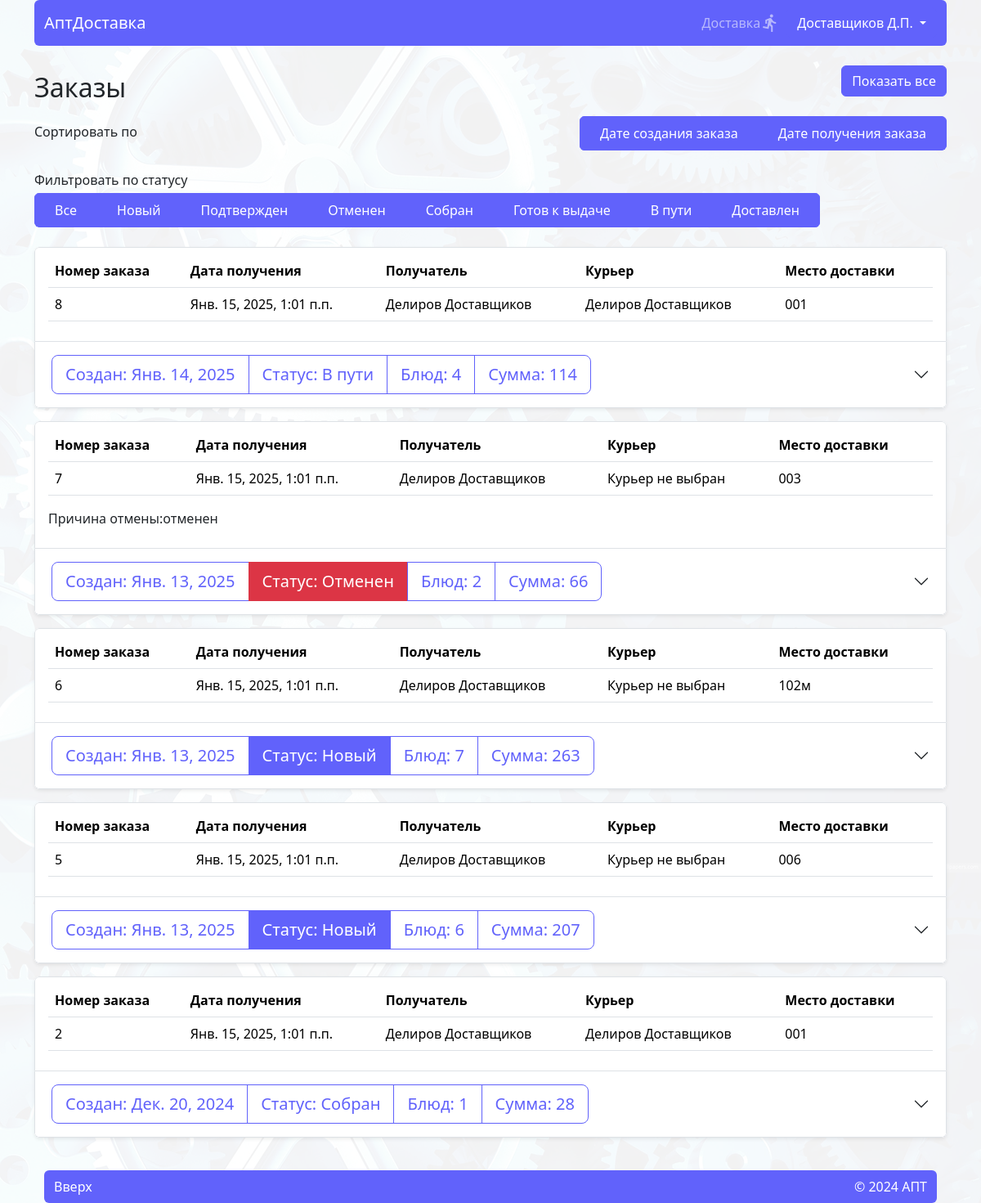
Before: /order (signed in) with the older database file.
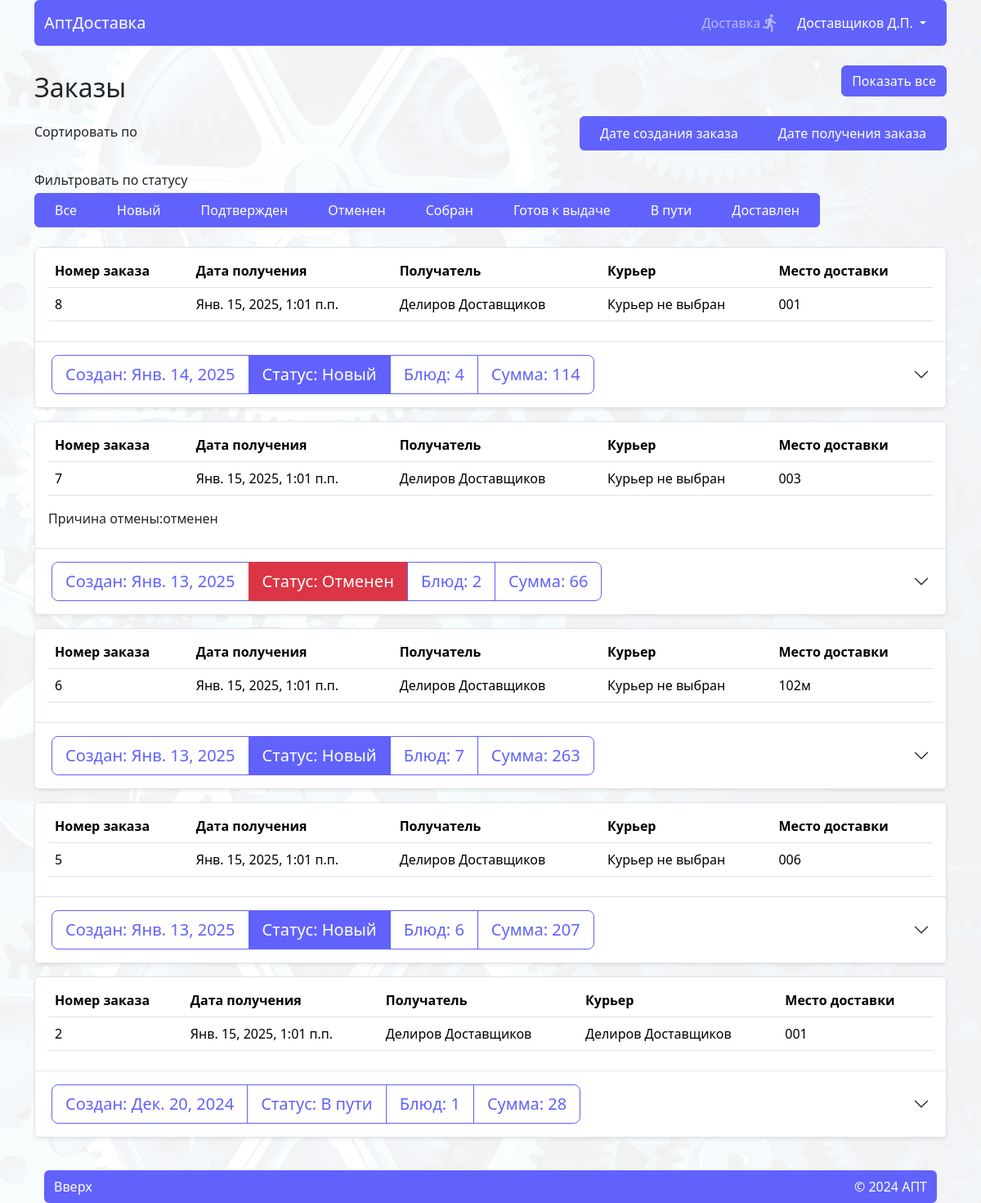
After: the same page with the newer database file.
### log_reg/models.py (models this page shows)
class User(AbstractUser):
    username = models.CharField('Логин', max_length=150, unique=True,
                                help_text="Обязательное поле. Только латиница, цифры и тире.",
                                validators=[LoginValidator()],
                                error_messages={"unique": _("Пользователь с таким именем уже существует"), })
    first_name = models.CharField(_("first name"), max_length=150, validators=[NameValidator()])
    last_name = models.CharField(_("last name"), max_length=150, validators=[NameValidator()])
    patronymic = models.CharField('Отчество', max_length=150, blank=True, validators=[NameValidator()])
    def __str__(self):
        return "%s %s" % (self.first_name, self.last_name)

### order/models.py (models this page shows, shortened)
class Status(models.Model):
    name = models.CharField(max_length=30)
    class Meta:
        verbose_name = 'Статус'
        verbose_name_plural = 'Статусы'
    def __str__(self):
        return self.name

class Order(models.Model):
    user = models.ForeignKey(User, on_delete=models.CASCADE, verbose_name='Пользователь')
    date_create = models.DateTimeField(verbose_name='Дата заказа', auto_now_add=True)
    order_date = models.DateTimeField(default=get_default_created_at, verbose_name='Дата и время получения заказа'
    )
    status = models.ForeignKey('Status', on_delete=models.CASCADE, verbose_name='Статус', default=1)
    result = models.CharField(max_length=50, verbose_name='Причина отказа', blank=True, null=True)
    cab = models.ForeignKey(Cabinet, on_delete=models.CASCADE, verbose_name='Кабинет', default=1)
    deliver = models.ForeignKey(
        User,
        on_delete=models.SET_NULL,
        related_name='courier_orders',
        blank=True,
        null=True,
        limit_choices_to={'groups__name': 'deliver'},
        verbose_name="Курьер"
    )
    @property
    def total_amount(self):
        total = 0
        for item in self.ordermeal_set.all():  # ordermeal_set - обратный related_name
            total += item.meal.price * item.amount
        return total
    total_amount.fget.short_description = 'Сумма заказа'
    @property
    def amount(self):
        return OrderMeal.objects.filter(order=self.pk).aggregate(Sum('amount'))['amount__sum']
    amount.fget.short_description = 'Количество'
    @property
    def meals(self):
        return OrderMeal.objects.filter(order=self.pk)
    class Meta:
        verbose_name = 'Заказ'
        verbose_name_plural = 'Заказы'

class OrderMeal(models.Model):
    order = models.ForeignKey(Order, on_delete=models.CASCADE, verbose_name="Заказ")
    meal = models.ForeignKey(Meal, on_delete=models.CASCADE, verbose_name="Блюдо")
    amount = models.IntegerField(verbose_name='Количество товаров')
    class Meta:
        verbose_name = 'Заказ блюд'
        verbose_name_plural = 'Заказы блюд'
    @property
    def total_price(self):
        return self.meal.price * self.amount

### cart/models.py (models this page shows)
class Cabinet(models.Model):
    num = models.CharField(max_length=10, verbose_name="Номер")
    name = models.CharField(max_length=100, verbose_name="Название")
    def __str__(self):
        return self.num
    class Meta:
        verbose_name = 'Кабинет'
        verbose_name_plural = 'Кабинеты'

### home/models.py (models this page shows, shortened)
class Meal(models.Model):
    name = models.CharField(max_length=150, verbose_name="Название")
    price = models.IntegerField(verbose_name="Цена")
    out = models.CharField(max_length=10, verbose_name="Выход")
    image = models.ImageField(upload_to='images', verbose_name="Изображение")
    category = models.ForeignKey(Category, default=None, on_delete=models.CASCADE,
                                 verbose_name="Категория", related_name='meals')
    quantity = models.IntegerField(default=3, verbose_name="Количество")
    class Meta:
        verbose_name = 'Блюдо'
        verbose_name_plural = 'Блюда'

### order/views.py (the view)
# urls.py: path('', include('order.urls')),
@login_required
def order(request, order='-date_create', filter=0):
    context = {}
    context['order'] = order
    context['filter'] = filter
    context['statuses'] = Status.objects.all()
    context['cart_count'] = Cart.objects.filter(user=request.user).count()
    orders = Order.objects.all().filter(user=request.user).order_by(order)
    if filter:
        orders = orders.filter(status__id=filter)
    context['orders'] = orders
    return render(request, 'order/index.html', context)

### home/templates/order/index.html (shortened to what this page needs)
{% extends 'home/base.html' %}
{% load static %}
{% block body %}
<div class="d-flex justify-content-between flex-wrap align-items-center">
    <h2 class=" ps-0  px-3 py-2">Заказы</h2>
    <div class="d-flex justify-content-end z-1">
        <button class="view_all btn btn-primary position-fixed " style="top:80px;">Показать все</button>
    </div>
</div>
<div class="d-flex flex-wrap align-items-center justify-content-between  z-1 rounded-2 overflow-hidden     mb-4"
     style="top: 80px;">
    <div class="mb-1">Сортировать по</div>
    <div class="btn-group overflow-x-auto dragscroll flex-row ">
        <a href="{% url 'order' order='-date_create' filter=filter %}"
           class="btn btn-primary rounded-0 d-flex px-4 align-items-center justify-content-center px-4 py-2">
            Дате создания заказа
        </a>
        <a href="{% url 'order' order='-order_date' filter=filter %}"
           class="btn btn-primary rounded-0 d-flex px-4 align-items-center justify-content-center px-4 py-2">
            Дате получения заказа
        </a>
    </div>
</div>
<div class="d-flex flex-wrap align-items-center justify-content-between  z-1 rounded-2 overflow-hidden     mb-4"
     style="top: 80px;">
    <div class="mb-1">Фильтровать по статусу</div>
    <div  class="btn-group overflow-x-auto dragscroll flex-row ">
        <a href="{% url 'order' %}"
           class="btn btn-primary rounded-0 d-flex px-4 align-items-center justify-content-center px-4 py-2">
            Все
        </a>
        {% for status in statuses %}
        <a href="{% url 'order' order=order filter=status.id %}"
           class="btn btn-primary rounded-0 d-flex px-4 align-items-center justify-content-center px-4 py-2 {% if status.id == filter %}disabled{% endif %}">
            {{ status.name }}
        </a>
        {% endfor %}
    </div>
</div>
{% include 'order/elements/order_item.html'%}
{% endblock %}

### home/templates/home/base.html (shortened to what this page needs)
{% load static %}
<!DOCTYPE html>
<html lang="ru">
<head>
    <link rel="stylesheet" href="{% static 'home/css/bootstrap.css' %}">
    <link rel="stylesheet" href="{% static 'home/css/style.css' %}">
    <link rel="stylesheet" href="{% static 'home/css/bootstrap-icons-1.11.3/font/bootstrap-icons.css'%}">
</head>
<body class="d-flex flex-column min-vh-100 container">
{% include 'home/elements/header.html' %}
<main class="my-4">
    {% block body %}
    {% endblock %}
</main>
{% include 'home/elements/footer.html' %}
</body>
</html>

### home/templates/home/css/style.html (shortened to what this page needs)
{% load static %}

### home/templates/home/elements/header.html (shortened to what this page needs)
<header class="sticky-top z-3  ">
    <nav class="navbar navbar-expand-lg bg-primary rounded" data-bs-theme="dark">
        <div class="container-fluid">
            <a class="navbar-brand" href="/">АптДоставка</a>
            <div class="collapse navbar-collapse justify-content-end" id="navbarText">
                <ul class="navbar-nav mb-2 mb-lg-0">
                    {% if request.user.is_authenticated %}
                    {% if request.user.groups.all.0.name == "deliver" %}
                    <li class="nav-item">
                        <a class="nav-link d-flex align-items-center justify-content-center"
                           href="{% url 'deliver'%}">Доставка
                        <span class="material-icons">directions_run</span>
                        </a>
                    </li>
                    {% endif %}
                    {% endif %}
                </ul>
            </div>
            <div class="form-inline order-lg-3">
                <ul class="navbar-nav d-flex flex-row align-items-center justify-content-center">
                    {% if request.user.is_authenticated %}
                    <li class="nav-item dropdown">
                        <button class="btn btn-primary dropdown-toggle" data-bs-toggle="dropdown" aria-expanded="false">
                            {{user.last_name}}
                            {{user.first_name|slice:"1"}}.{%if user.patronymic %}{{user.patronymic|slice:"1"}}.{% endif %}
                        </button>
                    </li>
                    {% endif %}
                </ul>
            </div>
        </div>
    </nav>
</header>

### home/templates/order/elements/order_item.html (shortened to what this page needs)
{% load humanize %}
<div class="accordion row">
    {% for order in orders%}
    <div>
        <div class="bg-white rounded-2 overflow-hidden shadow-sm mb-3">
            <div class="border rounded-top px-3 py-2">
                {% if request.user.groups.all.0.name == "deliver" %}
                <table class="table fs-6">
                    <thead>
                    <tr>
                        <th scope="col">Номер заказа</th>
                        <th scope="col">Дата получения</th>
                        <th scope="col">Получатель</th>
                        <th scope="col">Курьер</th>
                        <th scope="col">Место доставки</th>
                    </tr>
                    </thead>
                    <tbody>
                    <tr>
                        <td>{{ order.id}}</td>
                        <td>{{order.order_date}}</td>
                        <td>{{order.user}}</td>
                        {% if order.deliver %}
                        <td>{{order.deliver}}</td>
                        {% else %}
                        <td>Курьер не выбран</td>
                        {% endif %}
                        <td>{{order.cab}}</td>
                    </tr>
                    </tbody>
                </table>
                {% else %}
                <div class="d-flex justify-content-between flex-wrap align-items-center">
                    <p class="fs-3 "><span>Заказ</span> №
                                {{ order.id }} на {{ order.order_date }}</p>
                    <p class="fs-3">{{order.cab}}</p>
                </div>
                {% endif%}
                {% if order.result %}
                <p>
                    Причина отмены:{{order.result}}
                </p>
                {% endif %}
            </div>
            <div class="accordion-item ">
                <h2 class="accordion-header">
                    <button class="accordion-button collapsed" type="button" data-bs-toggle="collapse"
                            data-bs-target="#order_{{ order.id }}" aria-expanded="false"
                            aria-controls="order_{{ order.id }}">
                        <div class="order_view btn-group order_info btn-group-lg  bg-white"
                             data-id="{{ order.id }}">
                            <div class="btn btn-outline-primary">
                                <span>Создан: </span>{{ order.date_create|naturalday}}
                            </div>
                            <div class="btn
                            {% if order.status.id  == 1%} btn-primary
                            {% elif order.status.id == 2 or order.status.id == 7 or order.status.id == 5 %}btn-success
                            {%elif order.status.id == 3%}btn-danger
                            {% else %}btn-outline-primary{%endif%}">
                                Статус: <span data-id="{{order.id}}"> {{ order.status }} </span>
                            </div>
                            <div class="btn btn-outline-primary">
                                <span>Блюд:</span>
                                {{ order.amount }}
                            </div>
                            <div class="btn btn-outline-primary">
                                <span>Сумма:</span>
                                {{ order.total_amount }}
                            </div>
                        </div>
                    </button>
                </h2>
            </div>
        </div>
    </div>
    {% empty %}
    {% include 'home/elements/danger.html' with text='Заказов нет'%}
    {% endfor %}
</div>

### home/templates/home/elements/footer.html
{% load static %}
<footer class="container mt-auto">
    <nav class="navbar navbar-expand-lg bg-primary rounded" data-bs-theme="dark">
        <div class="container-fluid">
            <span class="float-end "><a href="#" class="nav-link text-white">Вверх</a></span>
            <span class="text-white">&copy; 2024 АПТ</span>
        </div>
    </nav>
</footer>

### home/static/home/css/style.css (style rules this page uses)
body { background-image: url('../images/fon/fon.png'); background-size: 100%; background-attachment: fixed; }
.table tbody tr { cursor: pointer; }

Changed rows visible on the page:
changed Order "Янв. 14, 2025": status_id 6 → 1 (drawn); status "В пути" → "Новый"; deliver "Делиров Доставщиков" → (not shown); now shows "Курьер не выбран"
changed Order id 2: status "Собран" → "В пути"
